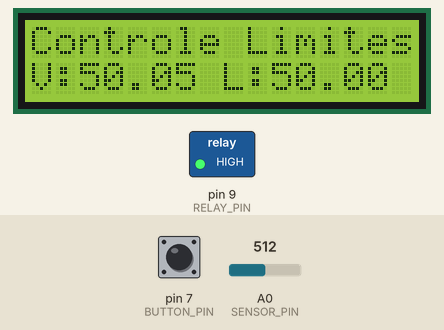
A sketch run on a simulated Arduino Uno, built with avr-gcc and run on an emulated ATmega328P. Parts: 16×2 character LCD, switched loads named in the sketch (green lamp = pin HIGH). The test bench sets the inputs (shaded band); at power-on: A0 (SENSOR_PIN) = 512, pin 7 (BUTTON_PIN) HIGH. What the sketch prints to the serial monitor is not drawn.

Above: at 1.2 s.
1.3 s: A0 (SENSOR_PIN) set to 500
At 2.8 s:
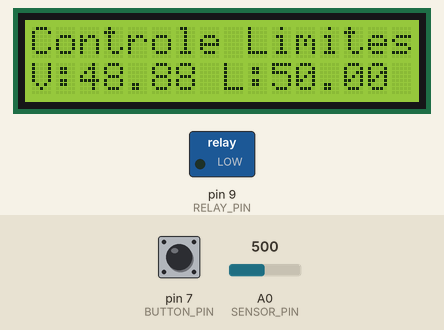
3.5 s: pin 7 (BUTTON_PIN) pulled LOW for 1.2 s
At 4.7 s:
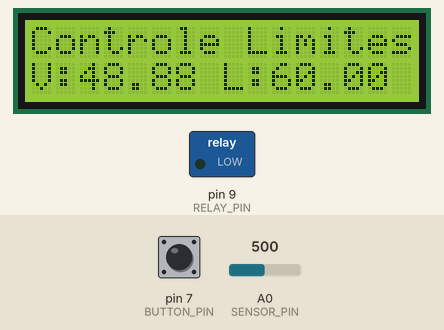
6.2 s: A0 (SENSOR_PIN) set to 511
At 7.5 s:
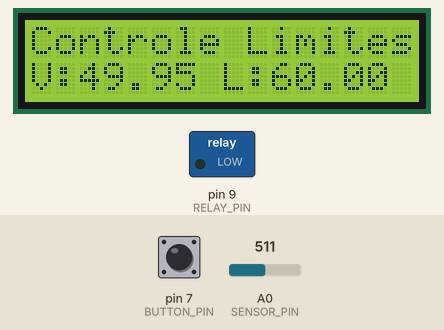
8.6 s: pin 7 (BUTTON_PIN) pulled LOW for 1.2 s
At 9.4 s:
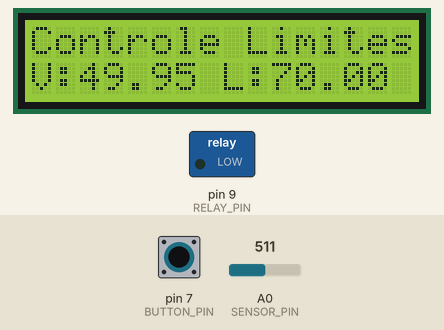
11.3 s: A0 (SENSOR_PIN) set to 306
At 13.3 s:
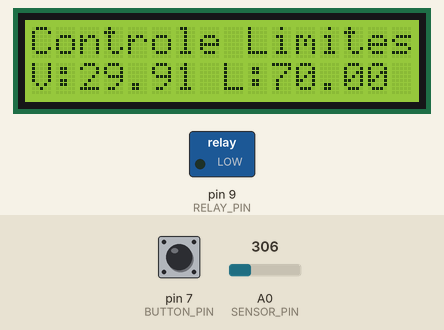
Timing chart, 0 to 14.6 s (numbered marks = the images above; inputs shaded):
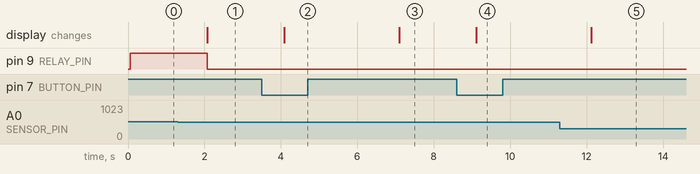

The sketch:

T1_1_Controle_Limites.ino
```cpp
// T1_1_Controle_Limites.ino
// Função: Controle e Monitoramento
// Artifact ID: c1db1077-d4ae-4317-893e-a46a84aa957a
// Versão: v1.0.1
// Data: 2025-04-20
// Iteração: 34
// Requisitos: RC3.1 (Controle com Limites Configuráveis)
// Descrição: Controla um relé com base em limites configuráveis de um sensor analógico, exibindo status no LCD e Serial Monitor.
// Diretório: docs/V1.01/codes/Controle_e_Monitoramento/T1_1

#include <LiquidCrystal.h>

#define SENSOR_PIN A0 // Pino analógico para simular sensor
#define RELAY_PIN 9 // Pino do relé
#define BUTTON_PIN 7 // Botão para ajustar limite
LiquidCrystal lcd(12, 11, 5, 4, 3, 2); // Pinos do LCD
float threshold = 50.0; // Limite inicial (escala 0-100)
bool lastButtonState = HIGH;

void setup() {
  Serial.begin(9600);
  while (!Serial) {
    ;
  }
  Serial.println("Teste T1.1 - Controle Limites Iniciado");

  pinMode(RELAY_PIN, OUTPUT);
  pinMode(BUTTON_PIN, INPUT_PULLUP);
  digitalWrite(RELAY_PIN, LOW); // Relé inicialmente desligado
  lcd.begin(16, 2);
  lcd.print("Controle Limites");
}

void loop() {
  // Ajustar limite com botão
  bool buttonState = digitalRead(BUTTON_PIN);
  if (buttonState == LOW && lastButtonState == HIGH) {
    threshold += 10.0;
    if (threshold > 100.0) threshold = 0.0;
    Serial.println("Novo limite: " + String(threshold));
  }
  lastButtonState = buttonState;

  int sensorValue = analogRead(SENSOR_PIN);
  float scaledValue = sensorValue * (100.0 / 1023.0); // Escala 0-100
  bool relayState = (scaledValue > threshold);
  digitalWrite(RELAY_PIN, relayState ? HIGH : LOW);

  lcd.setCursor(0, 1);
  lcd.print("V:");
  lcd.print(scaledValue);
  lcd.print(" L:");
  lcd.print(threshold);
  lcd.print("  ");

  Serial.print("Sensor: ");
  Serial.print(scaledValue);
  Serial.print(" | Limite: ");
  Serial.print(threshold);
  Serial.print(" | Relé: ");
  Serial.println(relayState ? "LIGADO" : "DESLIGADO");
  delay(1000);
}
```

Measured:
- the behaviour switches between 512 and 511 on A0 (SENSOR_PIN) (found by bisection; images 0 and 1)
- after the input at 1.3 s, pin 9 (RELAY_PIN): HIGH → LOW after 0.77 s; the display: changes after 0.78 s (image 1)
- after the input at 3.5 s, the display: changes after 0.59 s (image 2)
- after the input at 6.2 s, the display: changes after 0.90 s (image 3)
- after the input at 8.6 s, the display: changes after 0.51 s (image 4)
- after the input at 11.3 s, the display: changes after 0.82 s (image 5)
